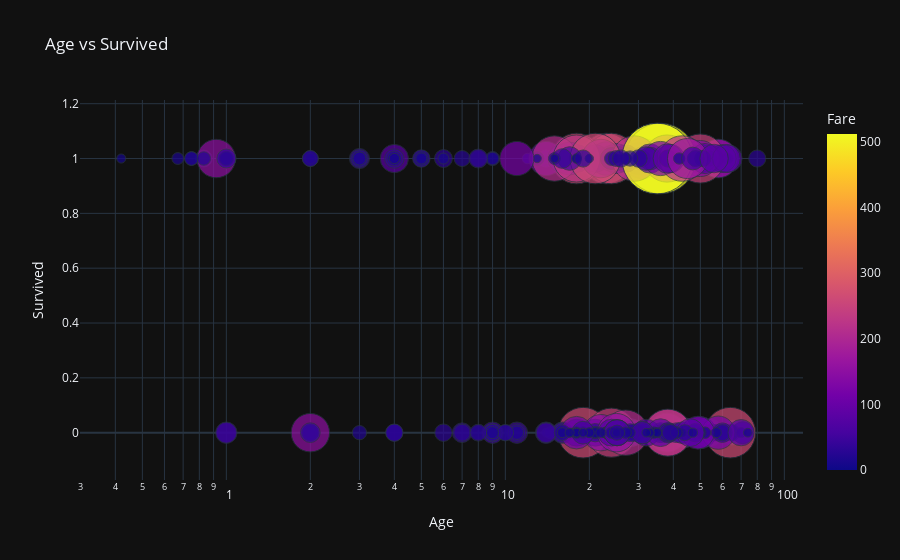

The cell this chart's notebook holds for it:
### Code cell
import plotly.express as px

# Create a scatter plot using Plotly
fig = px.scatter(
    titanic_data,
    x="Age",
    y="Survived",
    size="Fare",  # Bubble size based on Fare
    color="Fare",  # Color based on Fare
    log_x=True,  # Logarithmic scale for Age
    size_max=50,  # Maximum bubble size
    template="plotly_dark",  # Dark theme
    title="Age vs Survived",
)

# Show the plot
fig.show()

### Figure 1 — Plotly figure (JSON) as saved in the notebook; plotly's stock layout.template omitted (floating-point values rounded to 4 significant figures; data arrays with more than 128 entries replaced by an {"elided": "..."} marker saying what was removed)
{"data": [{"hovertemplate": "Age=%{x}<br>Survived=%{y}<br>Fare=%{marker.color}<extra></extra>", "legendgroup": "", "marker": {"color": {"elided": "891 float values"}, "coloraxis": "coloraxis", "size": {"elided": "891 float values"}, "sizemode": "area", "sizeref": 0.2049, "symbol": "circle"}, "mode": "markers", "name": "", "orientation": "v", "showlegend": false, "type": "scatter", "x": {"elided": "891 float values"}, "xaxis": "x", "y": {"elided": "891 int values"}, "yaxis": "y"}], "layout": {"coloraxis": {"colorbar": {"title": {"text": "Fare"}}, "colorscale": [[0, "#0d0887"], [0.1111, "#46039f"], [0.2222, "#7201a8"], [0.3333, "#9c179e"], [0.4444, "#bd3786"], [0.5556, "#d8576b"], [0.6667, "#ed7953"], [0.7778, "#fb9f3a"], [0.8889, "#fdca26"], [1, "#f0f921"]]}, "legend": {"itemsizing": "constant", "tracegroupgap": 0}, "title": {"text": "Age vs Survived"}, "xaxis": {"anchor": "y", "domain": [0, 1], "title": {"text": "Age"}, "type": "log"}, "yaxis": {"anchor": "x", "domain": [0, 1], "title": {"text": "Survived"}}}}
